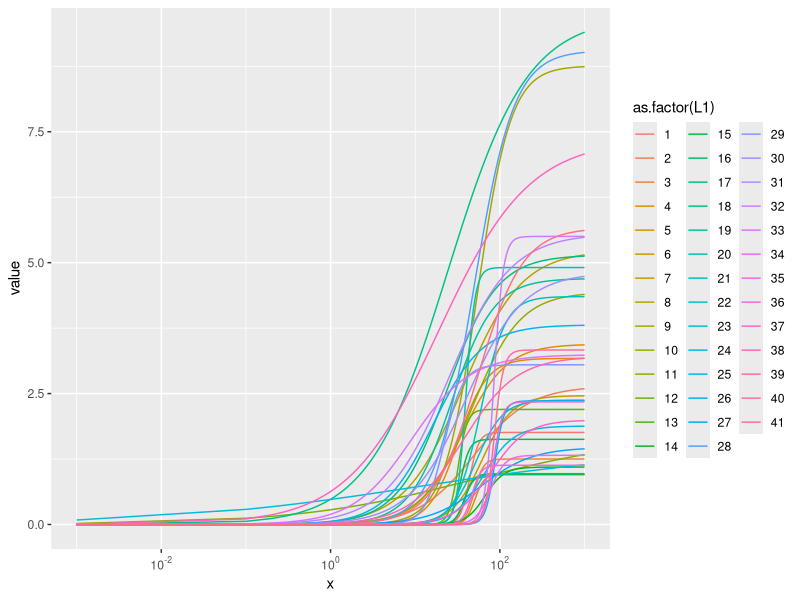

Reproduce this figure in R.
# Plotting the concentration-response curves of our data
library(ggplot2)
library(scales)
library(reshape2)

# The concentration-response uses log10 concentration
# We use the dataframe in the function to include the corresponding regular 
# space X
# We plot the x-axis using a log10 scaling 
tcplHillVal <- function(logc, tp, ga, gw, bt = 0) {
  
  bt + (tp - bt)/(1 + 10^((ga - logc)*gw))
  
}

## tcpl 3 parameter hill function inverse
tcplHillConc <- function(val, tp, ga, gw, bt = 0) {
  
  ga - log10((tp - bt)/(val - bt) - 1)/gw
  
}

# tp.mean <- get(load("/Volumes/SHAG/GeoTox/data/archived_outputs/tp_mean_example.RData"))
# AC50.mean <- get(load("/Volumes/SHAG/GeoTox/data/AC50_mean_example.RData"))
# slope.mean <- get(load("/Volumes/SHAG/GeoTox/data/slope_mean_example.RData"))

# Example hill model parameters (from the EPA/ICE database)
tp.mean <- c(1.75777662136449,
             2.64257335228456,
             1.2500912999803,
             3.17219027994445,
             3.44393885523638,
             0.956027091030637,
             2.45952587010046,
             5.23044416992704,
             8.75723605397531,
             4.43557862957007,
             1.70651562574913,
             2.19696943114655,
             0.970314753293581,
             1.09593968209227,
             1.62591751017549,
             0.952445370664443,
             5.14574689240698,
             9.70427307077555,
             4.69835271016736,
             4.90694556250327,
             4.35195253150607,
             2.37581751546163,
             1.4219266732615,
             1.87852653877426,
             3.81153247827415,
             2.35888545831149,
             1.47119714056452,
             9.05149720471746,
             3.04889555723495,
             4.81040784786756,
             5.55467567159707,
             5.50095390753827,
             3.24078787993538,
             1.32076005375849,
             1.13091863005194,
             2.34110862655768,
             1.99380635274463,
             7.35884622974272,
             3.20916264400714,
             3.33178272957434,
             5.66425708546636)

AC50.mean <- c(1.64296595037943,
               1.69511239992777,
               1.69746329917556,
               1.50608754296749,
               1.55075166332809,
               1.70507493706784,
               1.78931247162635,
               1.56357212970045,
               1.73191018044751,
               1.66873607917092,
               1.67757151234742,
               1.50662449422997,
               1.58076243146805,
               1.8261032207948,
               1.5330724108301,
               1.58153596317556,
               1.37690513671101,
               1.38742330175663,
               1.43065188607642,
               1.59868166946005,
               1.77383573921161,
               1.71423117136907,
               0.983974558803139,
               1.80652787865437,
               1.21005687314881,
               1.94026699327791,
               1.78011668273905,
               1.69369036758621,
               1.33801728153993,
               1.60246343717998,
               1.39135845813558,
               1.93154903774416,
               0.955440693012235,
               1.88822285530154,
               1.66855841664285,
               1.92180026051274,
               1.89280868461677,
               1.27197689658405,
               1.56394566837469,
               1.9324665453855,
               1.73903686680574)

slope.mean <- c(7.99969966935632,
                1.31329701493892,
                7.9758614678071,
                2.52388089970194,
                1.66773021828506,
                7.99876025022253,
                2.43874709812623,
                1.2496107837679,
                2.19158509004575,
                1.51872156597757,
                0.420310495512835,
                7.99987186843957,
                7.99999308064974,
                3.87183450239043,
                7.99999933890543,
                7.99999761703686,
                1.47318653372205,
                0.924477144252795,
                1.73715492680686,
                7.99996987820193,
                2.97637414092904,
                2.69805528421217,
                0.300000000113715,
                2.44899460904763,
                1.49361305266828,
                7.97752158888019,
                1.42482463931545,
                1.83508787957739,
                3.810875895109,
                1.29920040512761,
                1.17782930185412,
                7.99999995523108,
                1.25202823872039,
                5.09727088108956,
                7.99445094348028,
                7.99957905331678,
                2.04338236981753,
                0.808971549456102,
                1.37005005636836,
                7.99999999270583,
                1.63286331918594)                
# If we want to include SD somehow in this example
# tp.sd <- get(load("/Volumes/SHAG/GeoTox/data/tp_sd_example.RData"))
# AC50.sd <- get(load("/Volumes/SHAG/GeoTox/data/AC50_sd_example.RData"))
# slope.sd <- get(load("/Volumes/SHAG/GeoTox/data/slope_sd_example.RData"))

myfun <- function(x){
  val <- tcplHillVal(logX,tp.mean[x],AC50.mean[x],slope.mean[x])
  # Testing out the inverse function
  inv.val <- tcplHillConc(val,tp.mean[x],AC50.mean[x],slope.mean[x])
  
  d <- data.frame("logX"= logX, "x"=X,"y"=val,"inv.y" = inv.val)
  return(d)
}


# Same sequence - one is log10 and other is regular space
logX <- log10(seq(10^-3,10^3,length.out = 10000))
X <-seq(10^-3,10^3,length.out = 10000)


val <- lapply(1:41,myfun)

# This melts the list into a dataframe 
m <- melt(val,measure.vars = "y")

ggplot(m,aes(x,value,color = as.factor(L1)))+geom_line()+
  scale_x_log10(labels = trans_format("log10", math_format(10^.x)))
